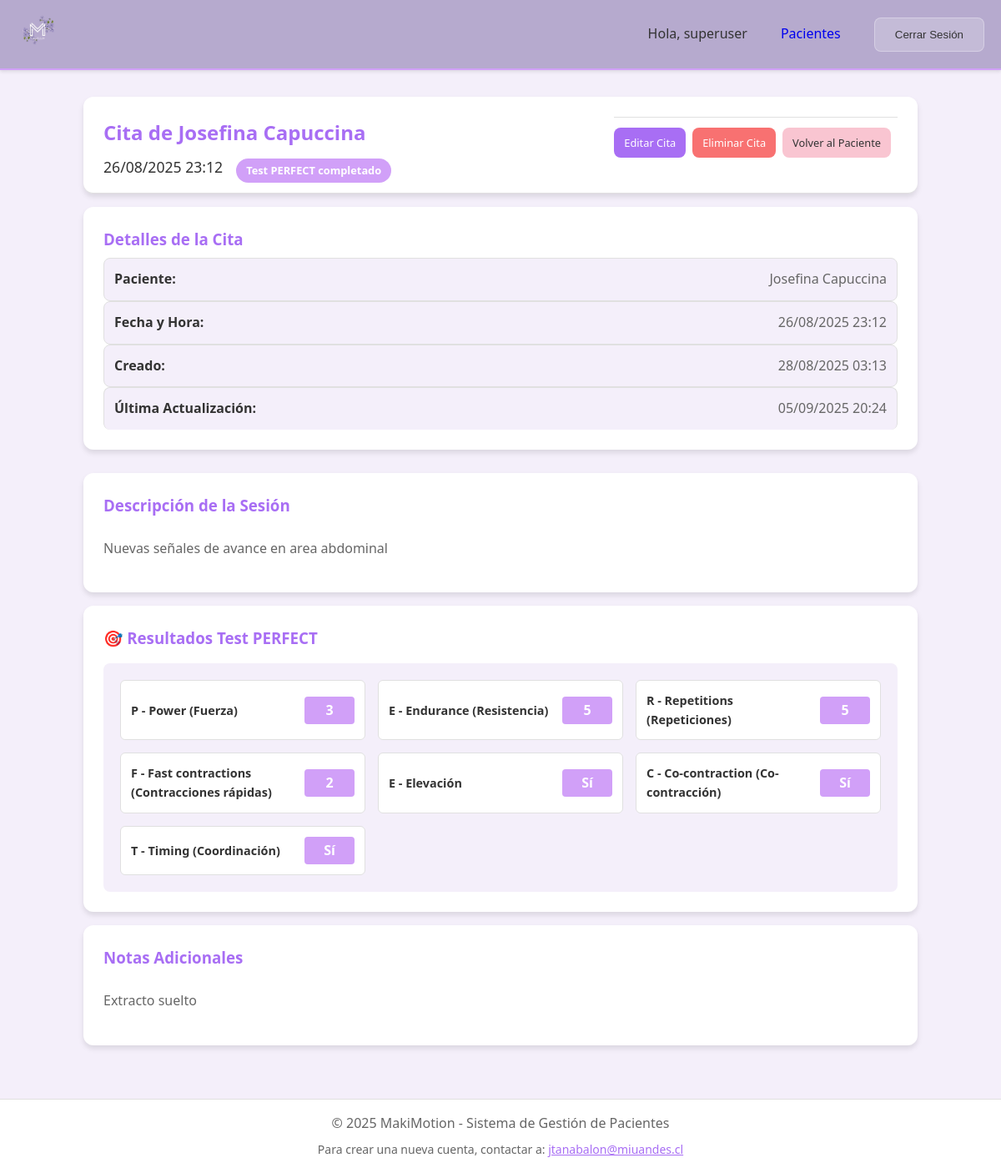
The app's page /appointments/10/ (signed in) with its own data.
### core/models.py (models this page shows, shortened)
class Patient(models.Model):
    user = models.ForeignKey(User, on_delete=models.CASCADE, help_text="Profesional responsable")
    full_name = models.CharField(max_length=200, help_text="Nombre completo del paciente")
    birth_date = models.DateField(help_text="Fecha de nacimiento del paciente")
    profession = models.CharField(max_length=100, default="", blank=True, help_text="Profesión")
    phone = models.CharField(max_length=20, default="", blank=True, help_text="Teléfono")
    address = models.TextField(default="", blank=True, help_text="Dirección")
    medications = models.TextField(blank=True, help_text="Medicamentos actuales")
    musculoskeletal_history = models.TextField(blank=True, help_text="Antecedentes músculo esquelético")
    patient_data_other = models.TextField(blank=True, help_text="Otros datos del paciente")
    menopause = models.CharField(max_length=10, choices=[('si', 'Sí'), ('no', 'No')], blank=True, help_text="Menopausia")
    menopause_time = models.CharField(max_length=50, blank=True, help_text="Hace cuánto tiempo")
    regular_menstrual_cycle = models.CharField(max_length=10, choices=[('si', 'Sí'), ('no', 'No')], blank=True, help_text="Ciclo menstrual regular")
    previous_surgeries = models.TextField(blank=True, help_text="Cirugías previas")
    pregnancies_g = models.PositiveIntegerField(null=True, blank=True, help_text="G (Gestaciones)")
    abortions_a = models.PositiveIntegerField(null=True, blank=True, help_text="A (Abortos)")
    losses_p = models.PositiveIntegerField(null=True, blank=True, help_text="P (Pérdidas)")
    child_weight = models.TextField(blank=True, help_text="Peso del hijo")
    delivery_type = models.CharField(max_length=50, blank=True, help_text="Partos: normal y/o cesárea")
    episiotomies = models.CharField(max_length=10, choices=[('si', 'Sí'), ('no', 'No')], blank=True, help_text="Episiotomías")
    postpartum = models.TextField(blank=True, help_text="Post parto")
    instrumentation = models.TextField(blank=True, help_text="Instrumentalización")
    muscle_tear = models.TextField(blank=True, help_text="Desgarro muscular")
    io = models.BooleanField(default=False, help_text="IO")
    if_field = models.BooleanField(default=False, help_text="IF")
    ig = models.BooleanField(default=False, help_text="IG")
    prolapse = models.CharField(max_length=10, choices=[('si', 'Sí'), ('no', 'No')], blank=True, help_text="Prolapso")
    prolapse_type = models.TextField(blank=True, help_text="¿Cuál prolapso?")
    allergies = models.TextField(blank=True, help_text="Alergias")
    gynecological_other = models.TextField(blank=True, help_text="Otros")
    is_pregnant = models.BooleanField(default=False, help_text="¿Está embarazada?")
    pregnancy_weeks_at_registration = models.PositiveIntegerField(null=True, blank=True, help_text="Semanas de embarazo al momento del registro (máximo 42)")
    pregnancy_week_day = models.CharField(max_length=10, choices=[
        ('lunes', 'Lunes'), ('martes', 'Martes'), ('miercoles', 'Miércoles'),
        ('jueves', 'Jueves'), ('viernes', 'Viernes'), ('sabado', 'Sábado'), ('domingo', 'Domingo')
    ], blank=True, help_text="Día de la semana para contar semanas")
    pregnancy_registration_date = models.DateField(null=True, blank=True, help_text="Fecha cuando se registraron las semanas")
    is_postpartum = models.BooleanField(default=False, help_text="¿Está en postparto?")
    postpartum_weeks_at_registration = models.PositiveIntegerField(null=True, blank=True, help_text="Semanas de postparto al momento del registro")
    postpartum_week_day = models.CharField(max_length=10, choices=[
        ('lunes', 'Lunes'), ('martes', 'Martes'), ('miercoles', 'Miércoles'),
        ('jueves', 'Jueves'), ('viernes', 'Viernes'), ('sabado', 'Sábado'), ('domingo', 'Domingo')
    ], blank=True, help_text="Día de la semana para contar semanas postparto")
    postpartum_registration_date = models.DateField(null=True, blank=True, help_text="Fecha cuando se registraron las semanas postparto")
    postpartum_start_date = models.DateField(null=True, blank=True, help_text="Fecha de inicio del postparto")
    alta = models.BooleanField(default=False, help_text="Indica si el paciente fue dado de alta y se cerró su ciclo clínico.")
    created_at = models.DateTimeField(auto_now_add=True)
    updated_at = models.DateTimeField(auto_now=True)
    class Meta:
        ordering = ['full_name']
        verbose_name = "Paciente"
        verbose_name_plural = "Pacientes"

class Appointment(models.Model):
    YES_NO_CHOICES = [
        ('si', 'Sí'),
        ('no', 'No'),
    ]
    patient = models.ForeignKey(Patient, on_delete=models.CASCADE, related_name='appointments', help_text="Paciente")
    date_time = models.DateTimeField(help_text="Fecha y hora de la cita")
    session_description = models.TextField(help_text="Descripción de la sesión o actividad realizada")
    additional_notes = models.TextField(blank=True, help_text="Notas adicionales")
    tasks = models.TextField(blank=True, help_text="Tareas o indicaciones para seguimiento")
    perfect_p_power = models.PositiveIntegerField(null=True, blank=True, help_text="P - Power (Fuerza)")
    perfect_e_endurance = models.PositiveIntegerField(null=True, blank=True, help_text="E - Endurance (Resistencia)")
    perfect_r_repetitions = models.PositiveIntegerField(null=True, blank=True, help_text="R - Repetitions (Repeticiones)")
    perfect_f_fast = models.PositiveIntegerField(null=True, blank=True, help_text="F - Fast contractions (Contracciones rápidas)")
    perfect_e_every = models.CharField(max_length=10, choices=YES_NO_CHOICES, blank=True, help_text="E - Every contraction (Cada contracción)")
    perfect_c_cocontraction = models.CharField(max_length=10, choices=YES_NO_CHOICES, blank=True, help_text="C - Co-contraction (Co-contracción)")
    perfect_t_timing = models.CharField(max_length=10, choices=YES_NO_CHOICES, blank=True, help_text="T - Timing (Coordinación)")
    balloon_rectal_sensation = models.TextField(blank=True, help_text="Sensación rectal consciente: 10 - 30 ml")
    balloon_first_desire_volume = models.TextField(blank=True, help_text="Volumen Primer deseo: 50 - 60 ml")
    balloon_normal_desire_volume = models.TextField(blank=True, help_text="Volumen Deseo normal constante: sin acomodación 90 - 120ml")
    balloon_max_tolerable_capacity = models.TextField(blank=True, help_text="Capacidad máxima tolerable: máximo tolerable 200-240 ml")
    balloon_rectoanal_reflex = models.CharField(max_length=10, choices=YES_NO_CHOICES, blank=True, help_text="Reflejo rectoanal estriado")
    balloon_expulsion = models.CharField(max_length=10, choices=YES_NO_CHOICES, blank=True, help_text="Expulsión del balón")
    created_at = models.DateTimeField(auto_now_add=True)
    updated_at = models.DateTimeField(auto_now=True)
    class Meta:
        ordering = ['-date_time']
        verbose_name = "Cita"
        verbose_name_plural = "Citas"

### core/views.py (the view)
# urls.py: path('appointments/<int:pk>/', views.appointment_detail, name='appointment_detail'),
@login_required
def appointment_detail(request, pk):
    appointment = get_object_or_404(Appointment, pk=pk, patient__user=request.user)
    context = {
        'appointment': appointment,
        'patient': appointment.patient,
    }
    return render(request, 'appointments/appointment_detail.html', context)

### templates/appointments/appointment_detail.html (shortened to what this page needs)
{% extends 'base.html' %}
{% block content %}
<div class="appointment-detail-container">
    <div class="appointment-header">
        <div class="appointment-info">
            <h2>Cita de {{ patient.full_name }}</h2>
            <div class="appointment-meta">
                <span class="appointment-date">{{ appointment.date_time|date:"d/m/Y H:i" }}</span>
                <span class="perfect-summary">Test PERFECT completado</span>
            </div>
        </div>
        <div class="appointment-actions">
            <a href="{% url 'appointment_update' appointment.pk %}" class="btn btn-primary">Editar Cita</a>
            <a href="{% url 'appointment_delete' appointment.pk %}" class="btn btn-danger">Eliminar Cita</a>
            <a href="{% url 'patient_detail' patient.pk %}" class="btn btn-secondary">Volver al Paciente</a>
        </div>
    </div>
    <div class="appointment-content">
        <div class="appointment-details-section">
            <div class="card">
                <h3>Detalles de la Cita</h3>
                <div class="detail-item">
                    <strong>Paciente:</strong>
                    <span>{{ patient.full_name }}</span>
                </div>
                <div class="detail-item">
                    <strong>Fecha y Hora:</strong>
                    <span>{{ appointment.date_time|date:"d/m/Y H:i" }}</span>
                </div>
                <div class="detail-item">
                    <strong>Creado:</strong>
                    <span>{{ appointment.created_at|date:"d/m/Y H:i" }}</span>
                </div>
                {% if appointment.updated_at != appointment.created_at %}
                    <div class="detail-item">
                        <strong>Última Actualización:</strong>
                        <span>{{ appointment.updated_at|date:"d/m/Y H:i" }}</span>
                    </div>
                {% endif %}
            </div>
        </div>
        <div class="appointment-description-section">
            <div class="card">
                <h3>Descripción de la Sesión</h3>
                <div class="session-content">
                    <p>{{ appointment.session_description|linebreaks }}</p>
                </div>
            </div>
            <div class="card">
                <h3>🎯 Resultados Test PERFECT</h3>
                <div class="perfect-results">
                    <div class="perfect-scores-grid">
                        <div class="perfect-score-item">
                            <span class="score-label">P - Power (Fuerza)</span>
                            <span class="score-value">{{ appointment.perfect_p_power|default:"No evaluado" }}</span>
                        </div>
                        <div class="perfect-score-item">
                            <span class="score-label">E - Endurance (Resistencia)</span>
                            <span class="score-value">{{ appointment.perfect_e_endurance|default:"No evaluado" }}</span>
                        </div>
                        <div class="perfect-score-item">
                            <span class="score-label">R - Repetitions (Repeticiones)</span>
                            <span class="score-value">{{ appointment.perfect_r_repetitions|default:"No evaluado" }}</span>
                        </div>
                        <div class="perfect-score-item">
                            <span class="score-label">F - Fast contractions (Contracciones rápidas)</span>
                            <span class="score-value">{{ appointment.perfect_f_fast|default:"No evaluado" }}</span>
                        </div>
                        <div class="perfect-score-item">
                            <span class="score-label">E - Elevación</span>
                            <span class="score-value">
                                {% if appointment.perfect_e_every %}
                                    {{ appointment.get_perfect_e_every_display }}
                                {% else %}
                                    No evaluado
                                {% endif %}
                            </span>
                        </div>
                        <div class="perfect-score-item">
                            <span class="score-label">C - Co-contraction (Co-contracción)</span>
                            <span class="score-value">
                                {% if appointment.perfect_c_cocontraction %}
                                    {{ appointment.get_perfect_c_cocontraction_display }}
                                {% else %}
                                    No evaluado
                                {% endif %}
                            </span>
                        </div>
                        <div class="perfect-score-item">
                            <span class="score-label">T - Timing (Coordinación)</span>
                            <span class="score-value">
                                {% if appointment.perfect_t_timing %}
                                    {{ appointment.get_perfect_t_timing_display }}
                                {% else %}
                                    No evaluado
                                {% endif %}
                            </span>
                        </div>
                    </div>
                </div>
            </div>
            {% if appointment.additional_notes %}
                <div class="card">
                    <h3>Notas Adicionales</h3>
                    <div class="notes-content">
                        <p>{{ appointment.additional_notes|linebreaks }}</p>
                    </div>
                </div>
            {% endif %}
        </div>
    </div>
</div>
{% endblock %}

### templates/base.html (shortened to what this page needs)
<!DOCTYPE html>
<html lang="es">
<head>
    {% load static %}
    <link rel="stylesheet" href="{% static 'css/style.css' %}">
</head>
<body>
    <header class="header">
        <div class="container">
            <a href="{% url 'dashboard' %}" class="logo">
                <img src="{% static 'makimotion_logo.JPG' %}" alt="MakiMotion" class="logo-img">
            </a>
            {% if user.is_authenticated %}
                <nav class="nav">
                    <span class="user-info">Hola, {{ user.username }}</span>
                    <a href="{% url 'patient_list' %}" class="btn btn-outline-primary ms-2">Pacientes</a>
                    <form method="post" action="{% url 'logout' %}" style="display: inline;">
                        <button type="submit" class="btn btn-secondary">Cerrar Sesión</button>
                    </form>
                </nav>
            {% endif %}
        </div>
    </header>
    <main class="main">
        <div class="container">
            {% block content %}
            {% endblock %}
        </div>
    </main>
    <footer class="footer">
        <div class="container">
            <p>&copy; 2025 MakiMotion - Sistema de Gestión de Pacientes</p>
            <p style="margin-top: 0.5rem; font-size: 0.875rem; color: var(--text-light);">
                Para crear una nueva cuenta, contactar a:
                <a href="mailto:jtanabalon@miuandes.cl" style="color: var(--contrast);">jtanabalon@miuandes.cl</a>
            </p>
        </div>
    </footer>
</body>
</html>

### records on screen
Patient: full_name "Josefina Capuccina"
Appointment: date_time "26/08/2025 23:12", created_at "28/08/2025 03:13", updated_at "05/09/2025 20:24", session_description "Nuevas señales de avance en area abdominal", perfect_p_power "3", perfect_e_endurance "5", perfect_r_repetitions "5", perfect_f_fast "2", perfect_e_every "Sí", perfect_c_cocontraction "Sí", perfect_t_timing "Sí", additional_notes "Extracto suelto"

### other values on screen
{{ user.username }} "superuser"
